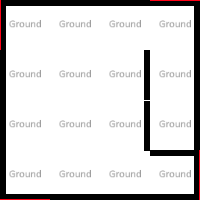

The image is a tile-based game level rendered from a .tmx file. Its description and complete source (layers, tilesets, objects, tile grids) follow:
An orthogonal 4x4 tile map with 50x50 px tiles, 4 tile layers (Ground, Walls2, WallsAboveVent, Walls), 1 hidden layer not drawn, 2 tilesets and 4 objects (PipesLong, Pipes, TabletteLevel2Room5).

<map version="1.5" tiledversion="1.7.2" orientation="orthogonal" renderorder="left-up" compressionlevel="0" width="4" height="4" tilewidth="50" tileheight="50" infinite="0" nextlayerid="31" nextobjectid="71">
 <properties>
  <property name="NoAgents" type="bool" value="false" />
  <property name="NoSpawning" type="bool" value="false" />
  <property name="Skybox" value="/Skybox/AllSky_Space_AnotherPlanet" />
  <property name="SkyboxRotation" value="180;0;0" />
 </properties>
 <tileset firstgid="1" source="../../_Tiled/Master.tsx" />
 <tileset firstgid="34" source="../../_Tiled/Deco.tsx" />
 <group id="5" name="Floor 0">
  <properties>
   <property name="Height" type="float" value="2.5" />
  </properties>
  <layer id="1" name="Ground" width="4" height="4">
   <properties>
    <property name="Materials" value="[ground]" />
    <property name="Walkable" type="bool" value="true" />
   </properties>
   <data encoding="csv">
4,4,4,4,
4,4,4,4,
4,4,4,4,
4,4,4,4
</data>
  </layer>
  <layer id="29" name="Walls2" width="4" height="4">
   <properties>
    <property name="ConnectToCeiling" type="bool" value="true" />
    <property name="Materials" value="[mainWalls]" />
   </properties>
   <data encoding="csv">
0,0,0,0,
0,0,1610612741,0,
0,0,0,0,
0,0,0,0
</data>
  </layer>
  <layer id="28" name="Ceiling" width="4" height="4" visible="0">
   <properties>
    <property name="AtCeiling" type="bool" value="true" />
    <property name="Materials" value="[ceiling]" />
   </properties>
   <data encoding="csv">
3,3,3,3,
3,3,3,3,
3,3,3,3,
3,3,3,3
</data>
  </layer>
  <layer id="30" name="WallsAboveVent" width="4" height="4" offsetx="0" offsety="1">
   <properties>
    <property name="ConnectToCeiling" type="bool" value="true" />
    <property name="Materials" value="[mainWalls]" />
    <property name="Y" type="int" value="2" />
   </properties>
   <data encoding="csv">
0,0,0,0,
0,0,0,0,
0,0,1610612741,0,
0,0,0,0
</data>
  </layer>
  <layer id="3" name="Walls" width="4" height="4">
   <properties>
    <property name="ConnectToCeiling" type="bool" value="true" />
    <property name="Materials" value="[mainWalls]" />
   </properties>
   <data encoding="csv">
2684354566,3221225477,3221225477,3221225478,
2684354565,0,0,1610612741,
2684354565,0,0,1610612741,
6,5,5,1610612747
</data>
  </layer>
  <objectgroup id="4" name="Transitions" />
  <objectgroup id="27" name="Objects">
   <object id="66" type="PipesLong" gid="40" x="0" y="125" width="50" height="50">
    <properties>
     <property name="Offset" value="0.1;0;-0.4" />
     <property name="Rotate" value="0;90;0" />
     <property name="Scale" value="0.625;0.775;0.5" />
    </properties>
   </object>
   <object id="67" type="Pipes" gid="40" x="150" y="200" width="50" height="50">
    <properties>
     <property name="Offset" value="0.5;1.25;0.3" />
     <property name="Rotate" value="90;90;0" />
     <property name="Scale" value="0.05;0.05;0.0625" />
    </properties>
   </object>
   <object id="69" gid="8" x="150" y="50" width="50" height="50" rotation="-90">
    <properties>
     <property name="OneWay" type="bool" value="true" />
     <property name="TargetZone" value="Level1Room1" />
    </properties>
   </object>
   <object id="70" type="TabletteLevel2Room5" gid="40" x="52.9373" y="92.0281" width="50" height="50">
    <properties>
     <property name="Scale" value="" />
     <property name="Y" type="int" value="2" />
    </properties>
   </object>
  </objectgroup>
 </group>
</map>
